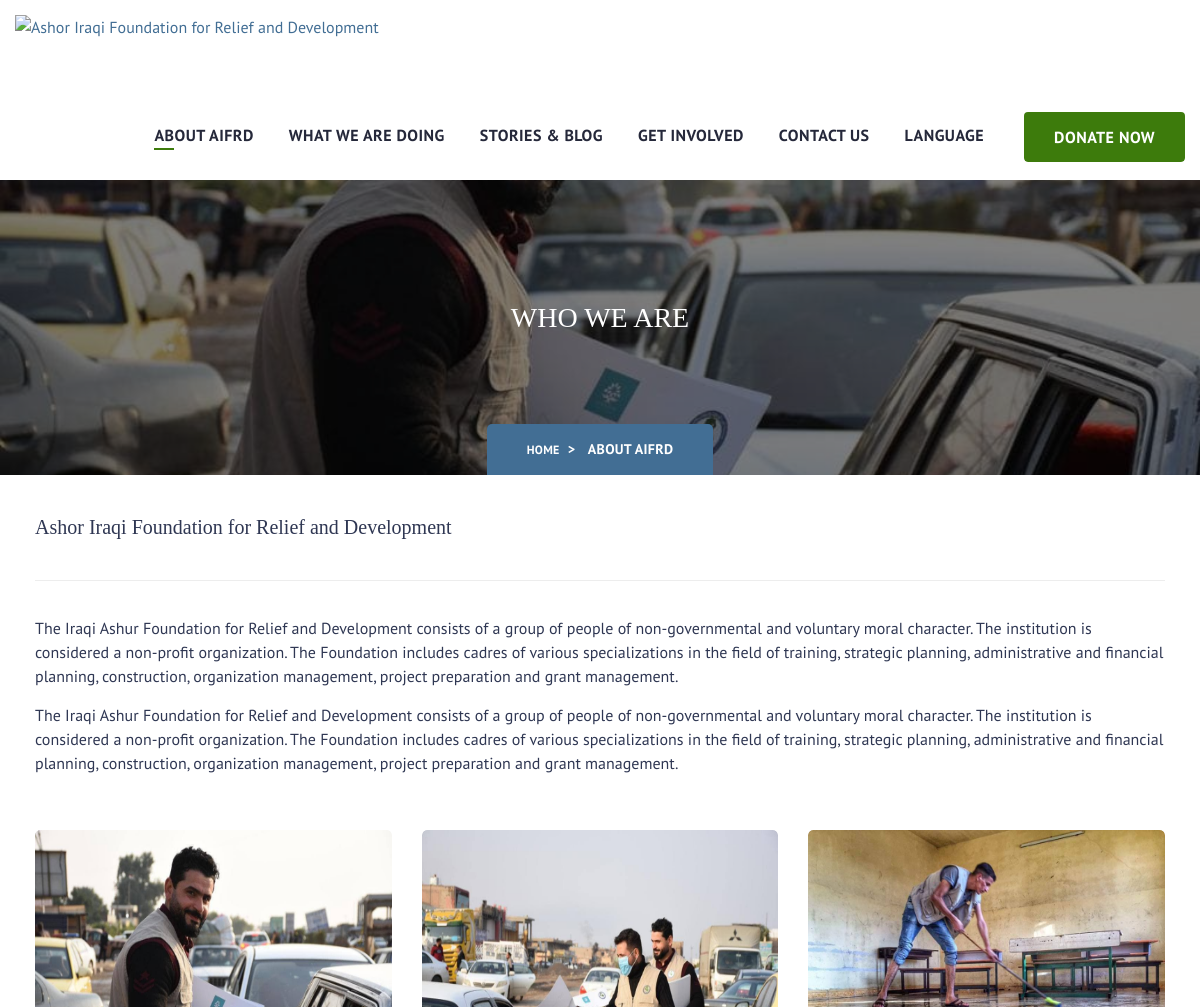
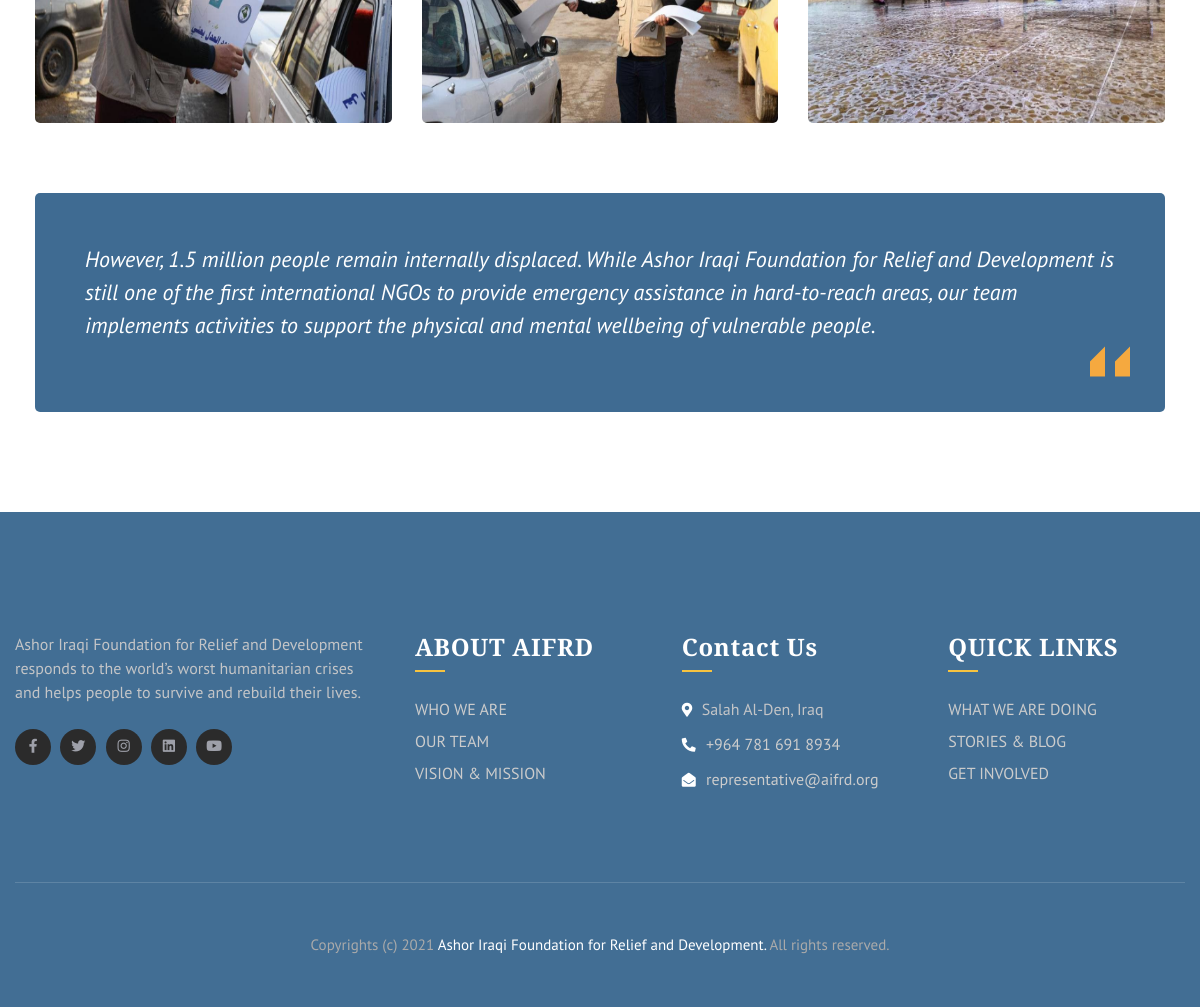
The app's page /en/who_we_are/ with its own data (2 pictures, top to bottom).
### jobs/models.py (models this page shows)
class WhoWeAre(models.Model):
    image_bg_whoweare = models.FileField(
        validators=[validate_image_extension], upload_to='background/about/', blank=True, )
    WhoWeAre_image1 = models.FileField(
        validators=[validate_image_extension], default='',upload_to='background/blogs/',  blank=True,)
    WhoWeAre_image2 = models.FileField(
        validators=[validate_image_extension], default='',upload_to='background/blogs/', blank=True, )
    WhoWeAre_image3 = models.FileField(
        validators=[validate_image_extension], default='',upload_to='background/blogs/', blank=True, )
    WhoWeAre_desc1 = models.TextField(
        max_length=1000, default='', blank=True, )
    WhoWeAre_desc1_ar = models.TextField(
        max_length=1000, default='', blank=True, )
    WhoWeAre_desc2 = models.TextField(
        max_length=1000, default='',  blank=True,)
    WhoWeAre_desc2_ar = models.TextField(
        max_length=1000, default='',  blank=True,)
    WhoWeAre_desc3 = models.TextField(
        max_length=1000, default='',  blank=True,)
    WhoWeAre_desc3_ar = models.TextField(
        max_length=1000, default='',  blank=True,)
    WhoWeAre_desc4 = models.TextField(
        max_length=1000, default='',  blank=True,)
    WhoWeAre_desc4_ar = models.TextField(
        max_length=1000, default='',  blank=True,)

### jobs/views.py (the view)
# urls.py: path('who_we_are/', views.who_we_are, name='who_we_are'),
def who_we_are(request):
    assert isinstance(request, HttpRequest)
    queryset = WhoWeAre.objects.all()
    serializer_class = WhoWeAreSerializer(queryset, many=True)
    return render(request, 'who_we_are.html',
                  {
                      'data': serializer_class.data,
                  }
                  )

### jobs/templates/who_we_are.html (shortened to what this page needs)
{% extends 'base.html' %}
{% block body %}
{% load i18n %}
{% get_current_language as LANGUAGE_CODE %}
  <section class="page-banner">
    {% for i in data %}
    <div class="image-layer" style="background-image: url('{{i.image_bg_whoweare}}')"></div>
    {% endfor %}
      <div class="auto-container">
        <h3>{% trans "WHO WE ARE" %}</h3>
      </div>
  <div class="breadcrumb-box">
    <div class="auto-container">
      <ul class="bread-crumb clearfix">
        <li><a class="dirBanner" href="{% url 'jobs:index' %}" style="font-size: 12px">{% trans  "HOME" %}</a></li>
        <li class="active"><a href="{% url 'blogs:teams' %}"></a> {% trans  "ABOUT AIFRD" %}</li>
      </ul>
    </div>
  </div>
  </section>
<section class="career-section-two alternate-two" style="padding-bottom:40px;padding-top:40px">
    <div class="auto-container">
      <div class="lower-box story-details who_we_are">
                            <h3 style="padding-bottom:40px;font-size: 20px;">{% trans "Ashor Iraqi Foundation for Relief and Development" %}</h3>
                            <div class="info-box clearfix">
                            </div>
                        </div>
                                {% for i in data %}
     <div class="post-content">
                                <p>{% if LANGUAGE_CODE == 'en' %}{{i.WhoWeAre_desc1}}
                                  {% elif LANGUAGE_CODE == 'ar' %}{{i.WhoWeAre_desc1_ar}}{% endif %}
                                </p>
                                <p>{% if LANGUAGE_CODE == 'en' %}{{i.WhoWeAre_desc1}}
                                  {% elif LANGUAGE_CODE == 'ar' %}{{i.WhoWeAre_desc1_ar}}{% endif %}  </p>
                                 </div>
        <div class="row clearfix"  style="padding-top:40px">
            <div class="cause-block alternate col-lg-4 col-md-6 col-sm-12">
                <div class="inner-box wow fadeInUp" data-wow-delay="0ms">
                    <div class="image-box">
                        <figure class="image"><img src="{{ i.WhoWeAre_image1 }}" height="300px"  alt=""></figure>
                    </div>
                </div>
            </div>
               <div class="cause-block alternate col-lg-4 col-md-6 col-sm-12">
                <div class="inner-box wow fadeInUp" data-wow-delay="0ms">
                    <div class="image-box">
                        <figure class="image"><img src="{{ i.WhoWeAre_image2 }}" height="300px"  alt=""></figure>
                    </div>
                </div>
            </div>
               <div class="cause-block alternate col-lg-4 col-md-6 col-sm-12">
                <div class="inner-box wow fadeInUp" data-wow-delay="0ms">
                    <div class="image-box">
                        <figure class="image"><img src="{{ i.WhoWeAre_image3 }}" height="300px"  alt=""></figure>
                    </div>
                </div>
            </div>
        </div>
        <div class="news-block-three">
          <div class="inner-box">
              <div class="text">  {% if LANGUAGE_CODE == 'en' %}{{i.WhoWeAre_desc3}}
                {% elif LANGUAGE_CODE == 'ar' %}{{i.WhoWeAre_desc3_ar}}{% endif %}  </div>
          </div>
      </div>
    </div>   {% endfor %}
</section>
{% endblock body %}

### careers/static/careers/css/responsive.css (style rules this page uses)
@media only screen and (min-width: 768px) { .career-section,.career-section-two { padding-top: 20px; padding-right: 20px; padding-left: 20px; } }

### records on screen
WhoWeAre: WhoWeAre_desc1 "The Iraqi Ashur Foundation for Relief and Development consists of a group of people of non-governmental and voluntary moral character. The institution is considered a non-profit organization. The Foundation includes cadres of various specializations in the field of training, strategic planning, administrative and financial planning, construction, organization management, project preparation and grant management.", WhoWeAre_desc1 "The Iraqi Ashur Foundation for Relief and Development consists of a group of people of non-governmental and voluntary moral character. The institution is considered a non-profit organization. The Foundation includes cadres of various specializations in the field of training, strategic planning, administrative and financial planning, construction, organization management, project preparation and grant management.", WhoWeAre_desc3 "However, 1.5 million people remain internally displaced. While Ashor Iraqi Foundation for Relief and Development is still one of the first international NGOs to provide emergency assistance in hard-to-reach areas, our team implements activities to support the physical and mental wellbeing of vulnerable people."
